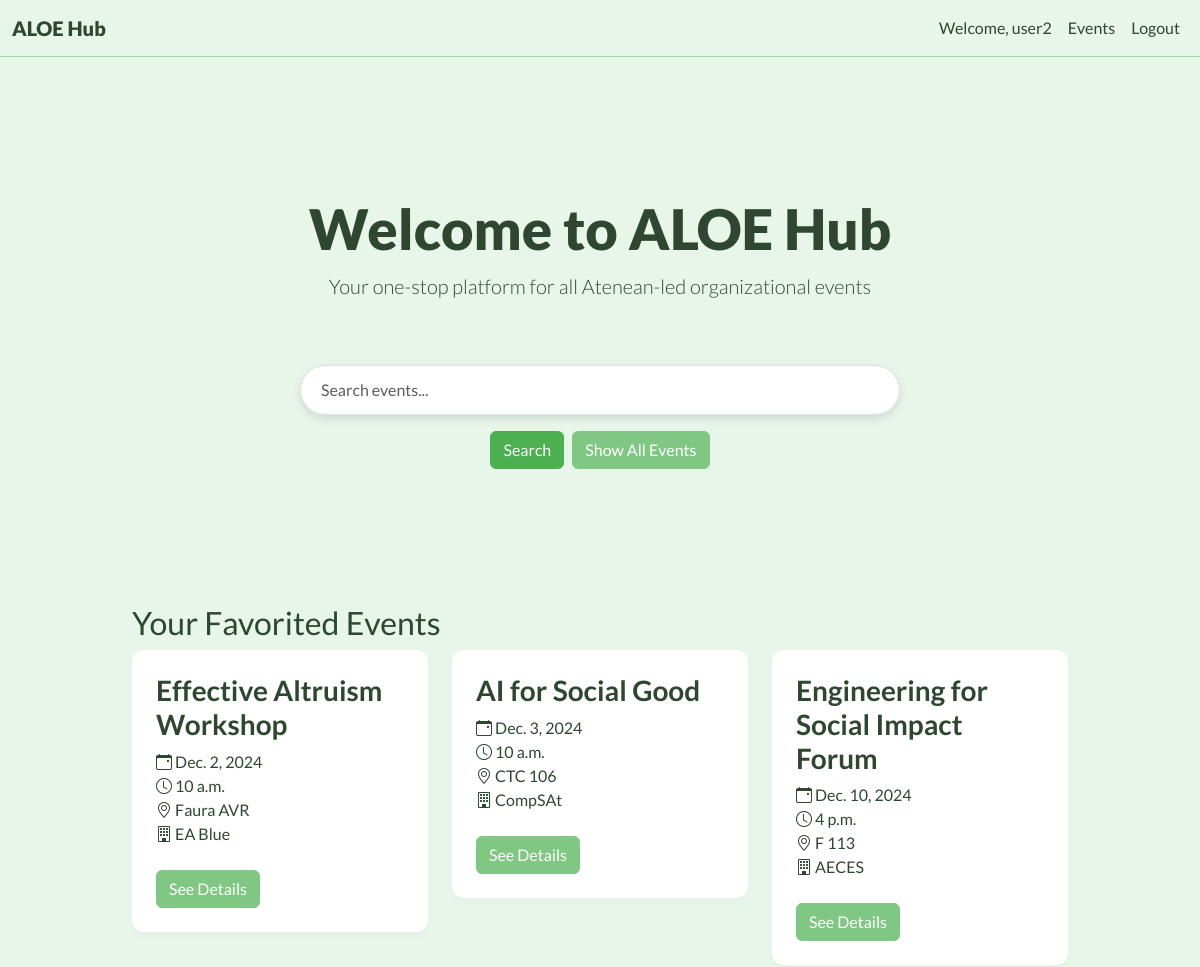
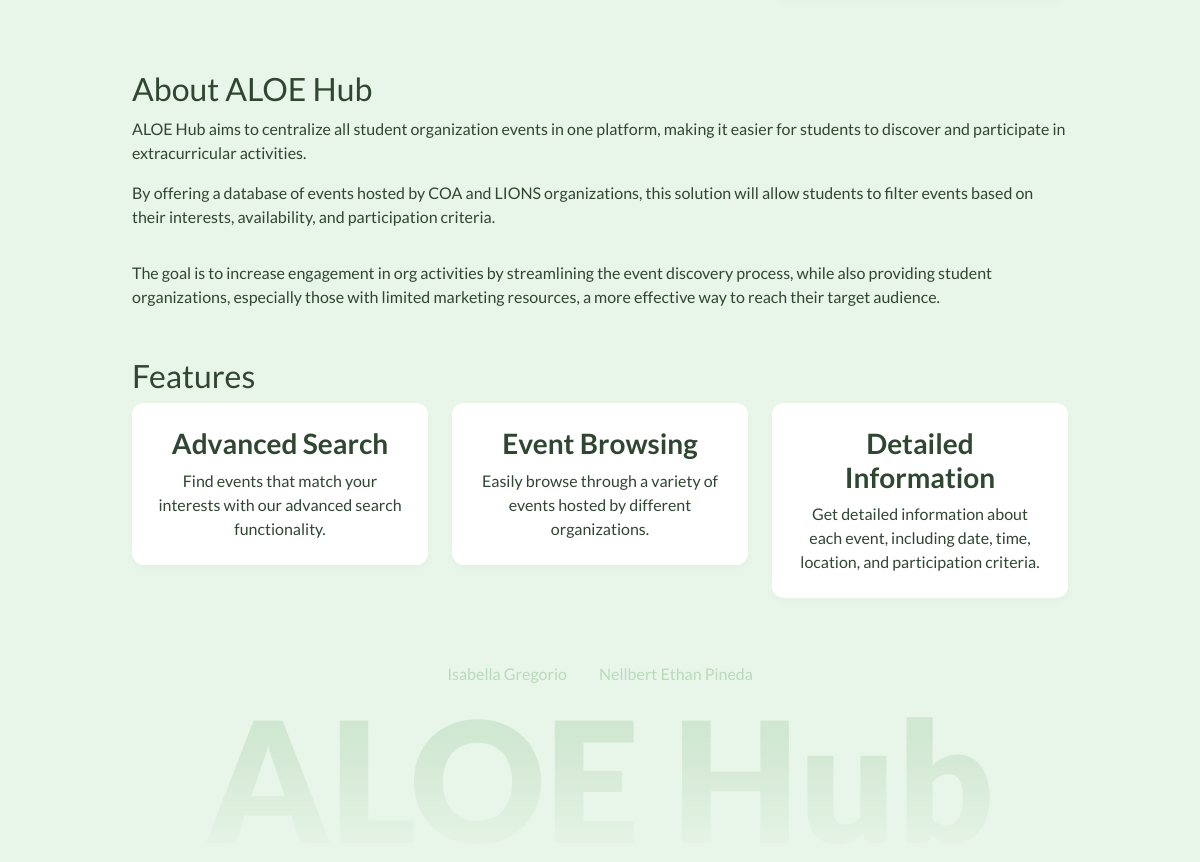
The page / (signed in) on the database its author committed (2 pictures, top to bottom).
### events/models.py (models this page shows, shortened)
class Event(models.Model):
    PARTICIPATION_CHOICES = [
        ('everyone', 'Everyone'),
        ('members', 'Members Only'),
        ('ateneans', 'Ateneans Only'),
    ]
    title = models.CharField(max_length=200)
    description = models.TextField()
    date = models.DateField()
    time = models.TimeField()
    location = models.CharField(max_length=200)
    participation = models.CharField(max_length=10, choices=PARTICIPATION_CHOICES, default='everyone')
    favorited_by = models.ManyToManyField(User, related_name='favorited_events', blank=True)
    organized_by = models.ForeignKey(
        'organizations.Organization',
        on_delete=models.SET_NULL,
        null=True,
        blank=True,
        related_name='organized_events'
    )
    tags = models.ManyToManyField(Tag, related_name='events')
    created_at = models.DateTimeField(auto_now_add=True)
    updated_at = models.DateTimeField(auto_now=True)

### organizations/models.py (models this page shows, shortened)
class Organization(models.Model):
    COA = 'COA'
    LIONS = 'LIONS'
    OTHER = 'OTHER'
    CATEGORY_CHOICES = [
        (COA, 'COA'),
        (LIONS, 'LIONS'),
        (OTHER, 'Other'),
    ]
    org_code = models.CharField(max_length=10, unique=True)
    name = models.CharField(max_length=200)
    description = models.TextField()
    category = models.CharField(
        max_length=10,
        choices=CATEGORY_CHOICES,
        default=OTHER,
    )
    created_at = models.DateTimeField(auto_now_add=True)
    updated_at = models.DateTimeField(auto_now=True)

### users/views.py (the view)
# urls.py: 2. Add a URL to urlpatterns:  path('', views.home, name='home')
def home(request):
    context = {}
    if request.user.is_authenticated:
        favorited_events = request.user.favorited_events.all()
        context['favorited_events'] = quick_sort(list(favorited_events), 'date')  # Sort by date
    return render(request, 'home.html', context)

### events/views.py (called while the page is built)
def quick_sort(events, sort_by):
    if len(events) <= 1:
        return events  # List
    pivot = events[len(events) // 2]  # Event instance
    key_func = {
        'title': lambda x: x.title,  # Sort by title
        'location': lambda x: x.location,  # Sort by location
        'date': lambda x: x.date  # Sort by date
    }.get(sort_by, lambda x: x.date)  # Default to sorting by date if sort_by is not found
    left = [x for x in events if key_func(x) < key_func(pivot)]  # List
    middle = [x for x in events if key_func(x) == key_func(pivot)]  # List
    right = [x for x in events if key_func(x) > key_func(pivot)]  # List
    return quick_sort(left, sort_by) + middle + quick_sort(right, sort_by)  # List

### templates/home.html (shortened to what this page needs)
{% extends 'base.html' %}
{% load static %}
{% block content %}
<div class="container d-flex flex-column justify-content-center" style="height: 50vh;">
    <div class="text-center mb-5">
        <h1 class="display-4" style="font-weight: 900;">Welcome to ALOE Hub</h1>
        <p class="lead">Your one-stop platform for all Atenean-led organizational events</p>
    </div>
    <div class="row mb-5">
        <div class="col-md-8 offset-md-2">
            <form method="GET" action="{% url 'event-list' %}" class="d-flex justify-content-center flex-column align-items-center">
                <div class="input-group mb-3" style="max-width: 600px; box-shadow: 0 4px 8px rgba(0, 0, 0, 0.1); border-radius: 50px;">
                    <input type="text" name="q" class="form-control rounded-pill" placeholder="Search events..." aria-label="Search events">
                </div>
                <div class="d-flex justify-content-center">
                    <button type="submit" class="btn btn-primary me-2">Search</button>
                    <a href="{% url 'event-list' %}" class="btn btn-secondary">Show All Events</a>
                </div>
            </form>
        </div>
    </div>
</div>
    {% if user.is_authenticated %}
        <div class="mt-5">
            <h2>Your Favorited Events</h2>
            {% if favorited_events %}
                <div class="row">
                    {% for event in favorited_events %}
                        {% include 'partials/event_card.html' %}
                    {% endfor %}
                </div>
            {% else %}
                <p>You have not favorited any events yet.</p>
            {% endif %}
        </div>
    {% else %}
        <div class="alert mt-5 text-center" style="border-radius: 12px;">
            <p style="font-size: 1.2em; margin: 0;">
                Please <a href="{% url 'login' %}" class="alert-link" style=" text-decoration: none;">login</a> to see your favorite events.
            </p>
        </div>
    {% endif %}
    <div class="mt-5">
        <h2>About ALOE Hub</h2>
        <div class="row">
            <div class="col">
                <p>ALOE Hub aims to centralize all student organization events in one platform, making it easier for students to discover and participate in extracurricular activities.</p>
                <p>By offering a database of events hosted by COA and LIONS organizations, this solution will allow students to filter events based on their interests, availability, and participation criteria.</p>
            </div>
        </div>
        <p class="mt-3">The goal is to increase engagement in org activities by streamlining the event discovery process, while also providing student organizations, especially those with limited marketing resources, a more effective way to reach their target audience.</p>
    </div>
    <div class="mt-5">
        <h2>Features</h2>
        <div class="row">
            <div class="col-md-4">
                <div class="card mb-4">
                    <div class="card-body text-center">
                        <h5 class="card-title">Advanced Search</h5>
                        <p class="card-text">Find events that match your interests with our advanced search functionality.</p>
                    </div>
                </div>
            </div>
            <div class="col-md-4">
                <div class="card mb-4">
                    <div class="card-body text-center">
                        <h5 class="card-title">Event Browsing</h5>
                        <p class="card-text">Easily browse through a variety of events hosted by different organizations.</p>
                    </div>
                </div>
            </div>
            <div class="col-md-4">
                <div class="card mb-4">
                    <div class="card-body text-center">
                        <h5 class="card-title">Detailed Information</h5>
                        <p class="card-text">Get detailed information about each event, including date, time, location, and participation criteria.</p>
                    </div>
                </div>
            </div>
        </div>
    </div>
</div>
{% endblock %}

### templates/base.html (shortened to what this page needs)
{% load static %}
<!DOCTYPE html>
<html lang="en">
<head>
    <link href="https://cdn.jsdelivr.net/npm/bootstrap@5.3.2/dist/css/bootstrap.min.css" rel="stylesheet">
    <link href="https://cdnjs.cloudflare.com/ajax/libs/bootstrap-icons/1.8.1/font/bootstrap-icons.min.css" rel="stylesheet">
    <link href="{% static 'css/styles.css' %}" rel="stylesheet">
</head>
<body>
    <nav class="navbar navbar-expand-lg navbar-light fixed-top" style="background-color: rgba(232, 245, 233, 0.975);">
        <div class="container-fluid">
            <a class="navbar-brand" href="{% url 'home' %}" style="font-weight: 900;"">ALOE Hub</a>
            <div class="collapse navbar-collapse" id="navbarNav">
                <ul class="navbar-nav ms-auto">
                    {% if user.is_authenticated %}
                        <li class="nav-item">
                            <a class="nav-link" href="#">Welcome, {{ user.username }}</a>
                        </li>
                        <li class="nav-item">
                            <a class="nav-link" href="{% url 'event-list' %}">Events</a>
                        </li>
                        <li class="nav-item">
                            <a class="nav-link" href="{% url 'logout' %}">Logout</a>
                        </li>
                    {% endif %}
                </ul>
            </div>
        </div>
    </nav>
    <div class="content-wrapper">
        <div class="container mt-1 pt-3 content">
            {% block content %}{% endblock %}
        </div>
        <footer class="footer mt-auto pt-3">
            <div class="d-flex justify-content-center mt-3">
                <div class="p-2 mx-2 rounded" style="background: rgba(0, 115, 0, 0.2) 25%; color: transparent; -webkit-background-clip: text;">Isabella Gregorio</div>
                <div class="p-2 mx-2 rounded" style="background: rgba(0, 115, 0, 0.2) 25%; color: transparent; -webkit-background-clip: text;">Nellbert Ethan Pineda</div>
            </div>
            <div class="d-none d-sm-block position-relative overflow-hidden text-center text-wrap text-truncate" style="font-weight: 900; line-height: 1; color: transparent; background: linear-gradient(to bottom, rgba(0, 115, 0, 0.1) 25%, rgba(0, 115, 0, 0) 100%); -webkit-background-clip: text; font-size: 14vw;">
            </div>
        </footer>
</body>
</html>

### templates/partials/event_card.html
<div class="col-md-4">
    <div class="card mb-4 event-card">
        <div class="card-body">
            <h5 class="card-title">{{ event.title }}</h5>
            <p class="card-text">
                <i class="bi bi-calendar-event"></i> {{ event.date }}<br>
                <i class="bi bi-clock"></i> {{ event.time }}<br>
                <i class="bi bi-geo-alt"></i> {{ event.location }}<br>
                <i class="bi bi-building"></i> {{ event.organized_by.org_code }}
            </p>
            <a href="{% url 'event-detail' event.id %}" class="btn btn-secondary mt-2">See Details</a>
        </div>
    </div>
</div>

### static/css/styles.css (style rules this page uses)
body { font-family: 'Lato', sans-serif; background-color: #e8f5e9; color: #2f4630; padding-top: 56px; }
.navbar { background-color: rgba(232, 245, 233, 0.975); border-bottom: 1px solid #a5d6a7; }
.navbar-brand, .nav-link { color: #2f4630 !important; }
.btn-primary { background-color: #4caf50; border-color: #4caf50; }
.btn-secondary { background-color: #81c784; border-color: #81c784; }
.card { border: none; border-radius: 12px; box-shadow: 0 4px 8px rgba(0, 0, 0, 0.025); color: #2f4630 !important; }
.card-body { padding: 1.5rem; }
.card-title { font-size: 1.75rem; font-weight: 700; }
.card-text { font-size: 1rem; line-height: 1.5; color: #2f4630; }
.container { max-width: 960px; margin-top: 80px; }
.input-group .form-control { border-radius: 50px 0 0 50px; padding: 0.75rem 1.25rem; font-size: 1rem; }

### templates/base.html (style rules this page uses)
body, html { height: 100%; }
.content-wrapper { min-height: 100%; display: flex; flex-direction: column; }
.content { flex: 1; }

### rows shown on the page
Event: title "Effective Altruism Workshop", date "Dec. 2, 2024", time "10 a.m.", location "Faura AVR", organized_by.org_code "EA Blue"
Event: title "AI for Social Good", date "Dec. 3, 2024", time "10 a.m.", location "CTC 106", organized_by.org_code "CompSAt"
Event: title "Engineering for Social Impact Forum", date "Dec. 10, 2024", time "4 p.m.", location "F 113", organized_by.org_code "AECES"

### other values the page prints
{{ user.username }} "user2"
